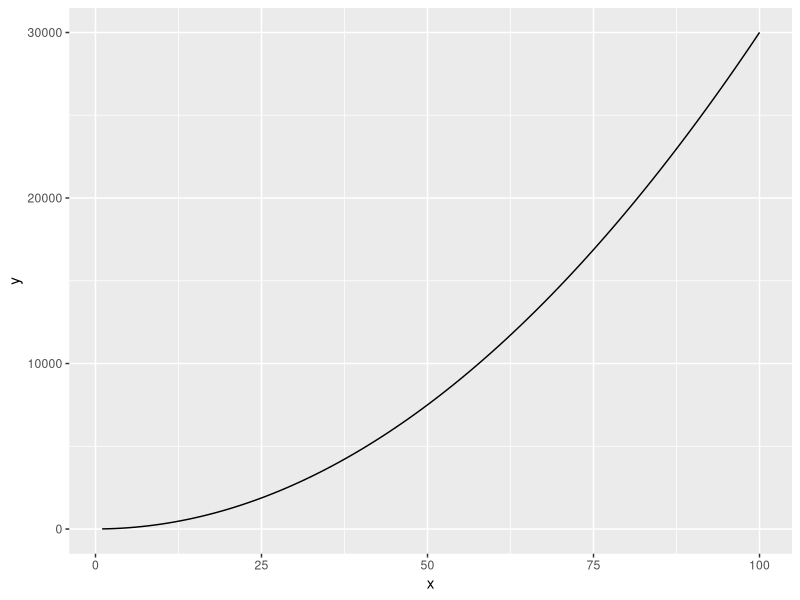
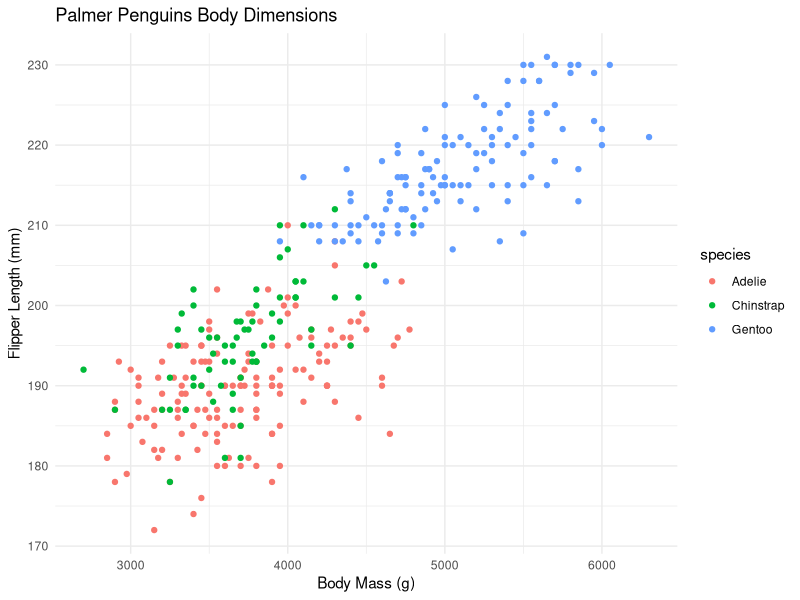

The R source for these figures, in order:
## ---- chunk 1
library(tidyverse)
library(palmerpenguins)
## ---- chunk 2
fx = function(x) {3*x^2 +4}

ggplot(data.frame(x = c(1, 100)), aes(x = x)) + geom_function(fun = fx)
## ---- chunk 3
fxyz = expression(2 * x * y + 3 * (x^2) * (z^3))

dfdy = D(fxyz, 'y')

dfdy
## ---- chunk 4
ggplot() + 
  geom_point(data = penguins, 
             aes(x = body_mass_g, 
                 y = flipper_length_mm, 
                 color = species)) + 
  labs(x = "Body Mass (g)", 
       y = "Flipper Length (mm)", 
       title = "Palmer Penguins Body Dimensions") + 
  theme_minimal()
